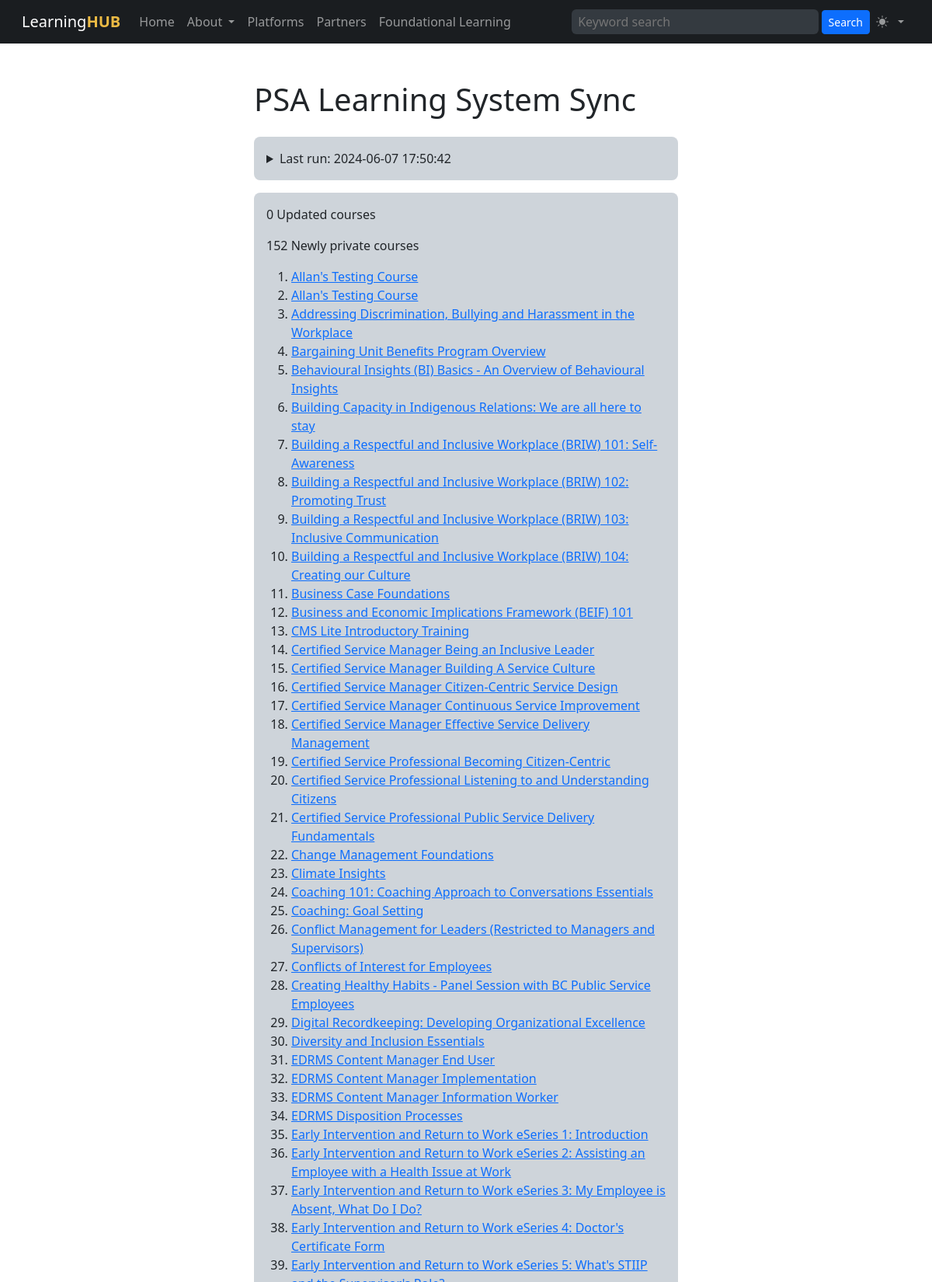
The app's page /platform_sync_psals.php (upper part) with its own data.
### tables this page shows
CREATE TABLE "platform_syncs" (
    "id" INTEGER PRIMARY KEY AUTOINCREMENT NOT NULL,
    "created" DATETIME,
    "platform_id" INTEGER,
    "hash" TEXT,
    "result" VARCHAR,
    FOREIGN KEY(platform_id) REFERENCES learning_platforms(id)
    );

CREATE TABLE "courses" (
    "id" INTEGER PRIMARY KEY AUTOINCREMENT NOT NULL,
    "status" VARCHAR NOT NULL,
    "sortorder" INTEGER,
    "name" VARCHAR NOT NULL,
    "slug" VARCHAR,
    "description" VARCHAR NOT NULL,
    "created" DATETIME NOT NULL,
    "modified" DATETIME,
    "platform_last_updated" DATETIME,
    "expiry_date" DATETIME,
    "user_idir" VARCHAR,
    "course_id" INTEGER,
    "weight" INTEGER,
    "url" VARCHAR,
    "search" TEXT,
    "keywords" VARCHAR,
    "refresh_cycle" TEXT,
    "partner_id" INTEGER,
    "platform_id" INTEGER,
    "dmethod_id" INTEGER,
    "group_id" INTEGER,
    "audience_id" INTEGER,
    "topic_id" INTEGER,
    FOREIGN KEY(partner_id) REFERENCES learning_partners(id),
    FOREIGN KEY(platform_id) REFERENCES learning_platforms(id),
    FOREIGN KEY(dmethod_id) REFERENCES delivery_methods(id),
    FOREIGN KEY(group_id) REFERENCES groups(id),
    FOREIGN KEY(audience_id) REFERENCES audiences(id),
    FOREIGN KEY(topic_id) REFERENCES topics(id)
);

### platform_sync_psals.php (the view, shortened to what this page needs)
<?php
$db = new SQLite3('courses.sqlite', SQLITE3_OPEN_CREATE | SQLITE3_OPEN_READWRITE);
$db->enableExceptions(true);
$syncsql = 'SELECT "created", "platform_id", "hash", "result" FROM "platform_syncs" ORDER BY "created" DESC LIMIT 1';
$statement = $db->prepare($syncsql);
$result = $statement->execute();
$row = $result->fetchArray();
$lastrun = $row['created'];
$lasthash = $row['hash'];
$url = 'https://learn.bcpublicservice.gov.bc.ca/learning-hub/learning-partner-courses.json';
$f = file_get_contents($url);
$hash = md5($f);
if($lasthash != $hash):
    $feed = json_decode($f);
    $feedindex = [];
    foreach($feed->items as $feedcourse) {
        if(!empty($feedcourse->_course_id)) {
            array_push($feedindex, $feedcourse->_course_id);
        }
    }
    $sql = 'SELECT
                c.id AS cid,
                c.name AS cname,
                c.slug AS cslug,
                c.created AS ccreated,
                c.status AS cstatus,
                c.description AS cdesc,
                c.platform_last_updated AS cplatup,
                c.search AS search,
                c.course_id AS courseid,
                c.url AS curl,
                c.keywords AS ckeys,
                dm.name AS dmname,
                dm.id AS dmid,
                g.name AS groupname,
                g.id AS groupid,
                a.name AS audiencename,
                a.id AS audienceid,
                top.name AS topicname,
                top.id AS topicid,
                pa.name AS partnername,
                pa.id AS partnerid,
                plat.name AS platformname,
                plat.id AS platformid
            FROM
                courses c
            JOIN delivery_methods dm ON dm.id = c.dmethod_id
            JOIN groups g ON g.id = c.group_id
            JOIN audiences a ON a.id = c.audience_id
            JOIN topics top ON top.id = c.topic_id
            JOIN learning_partners pa ON pa.id = c.partner_id
            JOIN learning_platforms plat ON plat.id = c.platform_id
            WHERE
                c.platform_id = 2
            ORDER BY
                c.created DESC;';
    $statement = $db->prepare($sql);
    $result = $statement->execute();
    $courseindex = [];
    $updatedcourses = [];
    $privatecourses = [];
    $newlyprivatecourses = [];
    $nochangecourses = [];
    $count = 1;
    while ($row = $result->fetchArray()):
        array_push($courseindex, $row['courseid']);
        if(in_array($row['courseid'], $feedindex)) {
            foreach($feed->items as $f) {
                if(!empty($f->_course_id)) {
                    if($f->_course_id == $row['courseid']) {
                        $feedcourse = $f;
                    }
                }
            }
            $courseupdated = 0;
            if($row['cstatus'] != 'published') {
                $row['cstatus'] = 'published';
                $courseupdated = 1;
            }
            if($feedcourse->title != $row['cname']) {
                $row['cname'] = $feedcourse->title;
                $newslug = strtolower(
                    trim(
                        preg_replace('/[^A-Za-z0-9-]+/', '-', $feedcourse->title)
                    )
                );
                $row['cslug'] = $newslug;
                $courseupdated = 1;
            }
            if($feedcourse->summary != $row['cdesc']) {
                $row['cdesc'] = $feedcourse->summary;
                $courseupdated = 1;
            }
            if($feedcourse->date_modified != $row['cplatup']) {
                $row['cplatup'] = $feedcourse->date_modified;
                $courseupdated = 1;
            }
            if($feedcourse->url != $row['curl']) {
                $row['curl'] = $feedcourse->url;
                $courseupdated = 1;
            }
            if($feedcourse->_keywords != $row['ckeys']) {
                $row['ckeys'] = $feedcourse->_keywords;
                $courseupdated = 1;
            }
            $feeddmid = map_dmethod_to_id($feedcourse->delivery_method);
            if($feeddmid != $row['dmid']) {
                $row['dmid'] = $feeddmid;
                $courseupdated = 1;
            }
            $feedgrid = map_group_to_id($feedcourse->_group);
            if($feedgrid != $row['groupid']) {
                $row['groupid'] = $feedgrid;
                $courseupdated = 1;
            }
            $feedaudienceid = map_audience_to_id($feedcourse->_audience);
            if($feedaudienceid != $row['audienceid']) {
                $row['audienceid'] = $feedaudienceid;
                $courseupdated = 1;
            }
            $feedtopid = map_topic_to_id($feedcourse->_topic);
            if($feedtopid != $row['topicid']) {
                $row['topicid'] = $feedtopid;
                $courseupdated = 1;
            }
            $feedpartid = map_partner_to_id($feedcourse->_learning_partner);
            if($feedpartid != $row['partnerid']) {
                $row['partnerid'] = $feedpartid;
                $courseupdated = 1;
            }
            if($courseupdated == 1) {
                $searchcombine = $row['cname'] . ' ';
                $searchcombine .= $row['cdesc'] . ' ';
                $searchcombine .= $feedcourse->_topic . ' ';
                $searchcombine .= $feedcourse->_learning_partner . ' ';
                $searchcombine .= $feedcourse->delivery_method . ' ';
                $searchcombine .= $feedcourse->_group . ' ';
                $searchcombine .= $feedcourse->_audience . ' ';
                $searchcombine .= $feedcourse->id . ' ';
                $searchcombine .= $row['ckeys'] . ' ';
                $sql = "UPDATE courses SET
                                        status = :status,
                                        name = :name,
                                        slug = :slug,
                                        description = :description,
                                        platform_last_updated = :platform_last_updated,
                                        modified = :modified,
                                        course_id = :course_id,
                                        url = :url,
                                        search = :search,
                                        keywords = :keywords,
                                        partner_id = :partner_id,
                                        dmethod_id = :dmethod_id,
                                        group_id = :group_id,
                                        audience_id = :audience_id,
                                        topic_id = :topic_id
                                    WHERE
                                        id = :courseid";
                $statement = $db->prepare($sql);
                $statement->bindValue(':status',$row['cstatus']);
                $statement->bindValue(':name',$row['cname']);
                $statement->bindValue(':slug',$row['cslug']);
                $statement->bindValue(':description',$row['cdesc']);
                $statement->bindValue(':platform_last_updated',$row['cplatup']);
                $statement->bindValue(':modified',date('Y-m-d H:i:s'));
                $statement->bindValue(':course_id',$row['courseid']);
                $statement->bindValue(':url',$row['curl']);
                $statement->bindValue(':search',$searchcombine);
                $statement->bindValue(':keywords',$row['ckeys']);
                $statement->bindValue(':partner_id',$row['partnerid']);
                $statement->bindValue(':dmethod_id',$row['dmid']);
                $statement->bindValue(':group_id',$row['groupid']);
                $statement->bindValue(':audience_id',$row['audienceid']);
                $statement->bindValue(':topic_id', $row['topicid']);
                $statement->bindValue(':courseid', $row['cid']);
                $statement->execute();
                array_push($updatedcourses,[$row['cid'],$row['cname']]);
            } else {
                array_push($nochangecourses,[$row['cid'],$row['cname']]);
            }
            $count++;
        } else {
            if($row['cstatus'] != 'private') {
                array_push($newlyprivatecourses,[$row['cid'],$row['cname']]);
            } else {
                array_push($privatecourses,[$row['cid'],$row['cname']]);
            }
        }
    endwhile;
endif;
?>
<?php require('template/header.php') ?>
<div class="container">
<div class="row justify-content-md-center">
<div class="col-md-6">
<h1 class="mb-4">PSA Learning System Sync</h1>
<details class="p-3 mb-3 bg-dark-subtle rounded-3">
    <summary>Last run: <?= $lastrun ?> </summary>
</details>
<div class="p-3 mb-3 bg-dark-subtle rounded-3">
<?php if($lasthash != $hash): ?>
<div><?= count($updatedcourses) ?> Updated courses </div>
<div><?= count($newlyprivatecourses) ?> Newly private courses</div>
<ol class="mt-3">
<?php foreach($newlyprivatecourses as $npc): ?>
    <li><a href="course.php?cid=<?= $npc[0] ?>"><?= $npc[1] ?></a></li>
<?php endforeach ?>
</ol>
<?php endif ?>
</div>
</div>
</div>
</div>
<?php require('template/footer.php') ?>

### records on screen
platform_syncs: created "2024-06-07 17:50:42"
courses: name "Allan's Testing Course"
courses: name "Allan's Testing Course"
courses: name "Addressing Discrimination, Bullying and Harassment in the Workplace"
courses: name "Bargaining Unit Benefits Program Overview"
courses: name "Behavioural Insights (BI) Basics - An Overview of Behavioural Insights"
courses: name "Building Capacity in Indigenous Relations: We are all here to stay"
courses: name "Building a Respectful and Inclusive Workplace (BRIW) 101: Self-Awareness"
courses: name "Building a Respectful and Inclusive Workplace (BRIW) 102: Promoting Trust"
courses: name "Building a Respectful and Inclusive Workplace (BRIW) 103: Inclusive Communication"
courses: name "Building a Respectful and Inclusive Workplace (BRIW) 104: Creating our Culture"
courses: name "Business Case Foundations"
courses: name "Business and Economic Implications Framework (BEIF) 101"
courses: name "CMS Lite Introductory Training"
courses: name "Certified Service Manager Being an Inclusive Leader"
courses: name "Certified Service Manager Building A Service Culture"
courses: name "Certified Service Manager Citizen-Centric Service Design"
courses: name "Certified Service Manager Continuous Service Improvement"
courses: name "Certified Service Manager Effective Service Delivery Management"
courses: name "Certified Service Professional Becoming Citizen-Centric"
courses: name "Certified Service Professional Listening to and Understanding Citizens"
courses: name "Certified Service Professional Public Service Delivery Fundamentals"
courses: name "Change Management Foundations"
courses: name "Climate Insights"
courses: name "Coaching 101: Coaching Approach to Conversations Essentials"
courses: name "Coaching: Goal Setting"
courses: name "Conflict Management for Leaders (Restricted to Managers and Supervisors)"
courses: name "Conflicts of Interest for Employees"
courses: name "Creating Healthy Habits - Panel Session with BC Public Service Employees"
courses: name "Digital Recordkeeping: Developing Organizational Excellence"
courses: name "Diversity and Inclusion Essentials"
courses: name "EDRMS Content Manager End User"
courses: name "EDRMS Content Manager Implementation"
courses: name "EDRMS Content Manager Information Worker"
courses: name "EDRMS Disposition Processes"
courses: name "Early Intervention and Return to Work eSeries 1: Introduction"
courses: name "Early Intervention and Return to Work eSeries 2: Assisting an Employee with a Health Issue at Work"
courses: name "Early Intervention and Return to Work eSeries 3: My Employee is Absent, What Do I Do?"
courses: name "Early Intervention and Return to Work eSeries 4: Doctor's Certificate Form"

### other values on screen
count($updatedcourses) "0"
count($newlyprivatecourses) "152"
